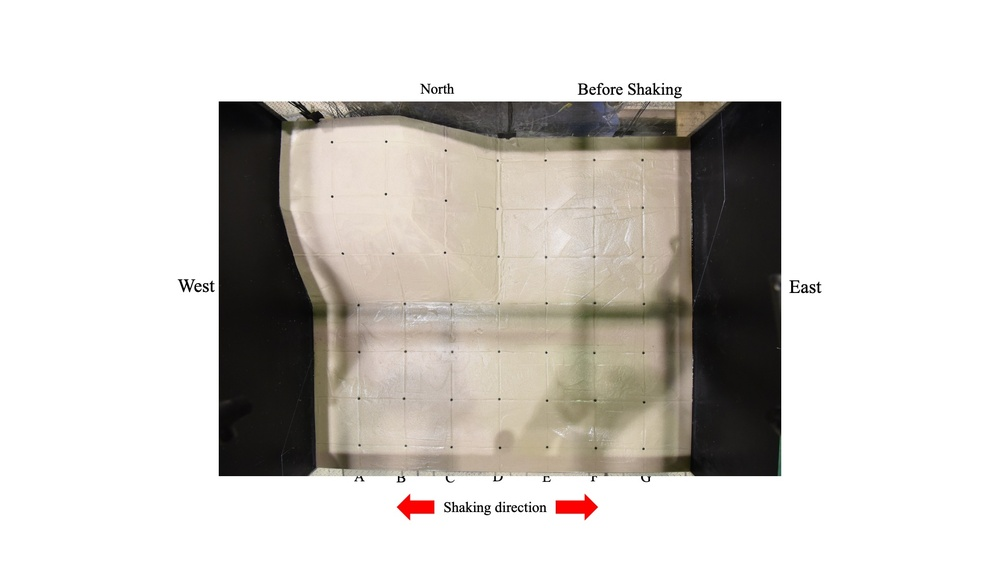
#> input picture prevent_data_leakage/case3/gan_train_input/case6_before_actual(1).jpg, 1000 x 562 px, shrunk from 1920 x 1080 before the run
$ python -i measure_marker_px.py   (imports and definitions only)
#> lines starting #> are read from the running program, lines starting #| are printed output that depends on the picture; after the words box and inside, x2 and y2 are one past the last pixel; in counts of white or black regions, pixels touching at a corner belong together
#!/usr/bin/env python3
import argparse, glob
from pathlib import Path
import cv2
import numpy as np

def detect(gray, dp=1.2, minDist=12, param1=100, param2=25, minRadius=3, maxRadius=60):
    cs = cv2.HoughCircles(gray, cv2.HOUGH_GRADIENT, dp=dp, minDist=minDist,
                          param1=param1, param2=param2,
                          minRadius=minRadius, maxRadius=maxRadius)
    return [] if cs is None else np.round(cs[0]).astype(int)  # (x,y,r)

def process(img_path, out_dir):
#> called with out_dir = 'out.png'
    img = cv2.imread(img_path, cv2.IMREAD_COLOR)
#> img is the input picture: shape (562, 1000, 3); mean B, G, R 201, 205.4, 208.8
    if img is None:
        print(f"[WARN] cannot read {img_path}")
        return []
    H, W = img.shape[:2]
#> H = 562; W = 1000
    gray = cv2.cvtColor(img, cv2.COLOR_BGR2GRAY)
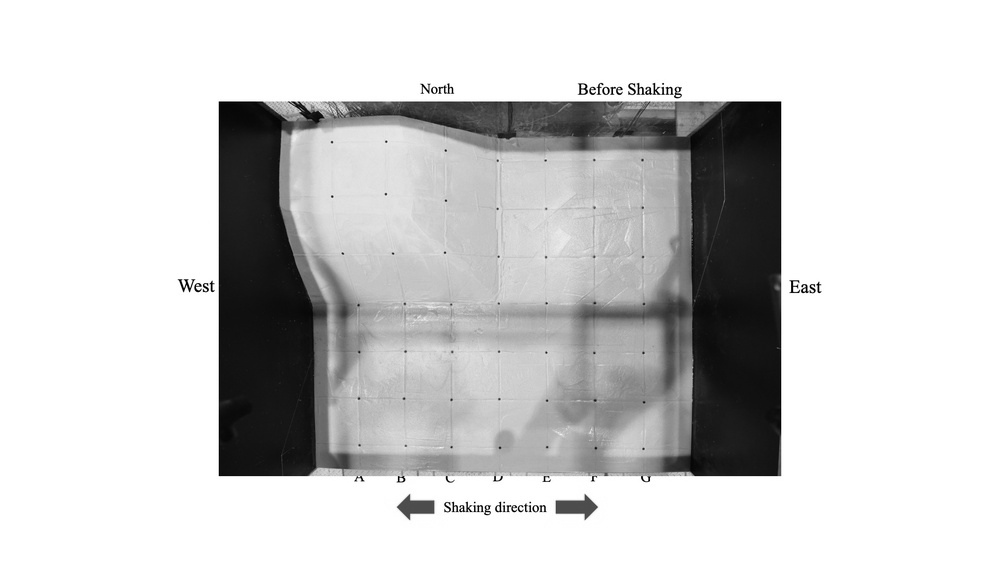
#> gray: shape (562, 1000); min 0, max 255, mean 205.9
    gray = cv2.GaussianBlur(gray, (5,5), 0)

    # try a few thresholds to get circles
    circles = []
    for p2 in (25, 22, 20, 18):
        circles = detect(gray, dp=1.2, minDist=12, param1=100, param2=p2, minRadius=3, maxRadius=60)
        if len(circles) > 0:
            break

    if len(circles) == 0:
        print(f"[INFO] no circles found in {img_path}")
        return []

    # save an overlay for sanity check
    vis = img.copy()
    for (x,y,r) in circles[:200]:
        cv2.circle(vis, (x,y), r, (0,255,0), 2)
        cv2.circle(vis, (x,y), 2, (0,0,255), 2)
#> this loop made 14 passes
#> (x, y, r) on passes 1 to 12: (655, 123, 37), (285, 305, 59), (616, 103, 22), (649, 101, 15), (583, 125, 25), (629, 103, 18), (665, 103, 16), (434, 88, 13), (632, 119, 16), (631, 131, 24), (616, 115, 14), (616, 85, 17)
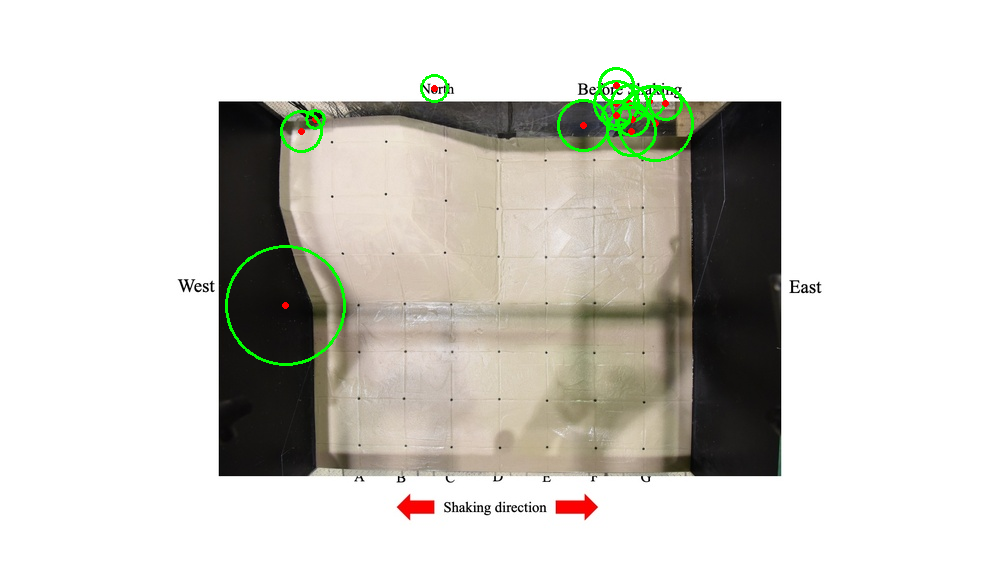
#> vis: shape (562, 1000, 3); 0.96% of pixels changed, all inside (x1, y1, x2, y2) = (225, 67, 694, 366)
#> (the run stopped early here; a loop or call above may not have finished)

$ run again, on prevent_data_leakage/case3/images/train/synth_00002.jpg
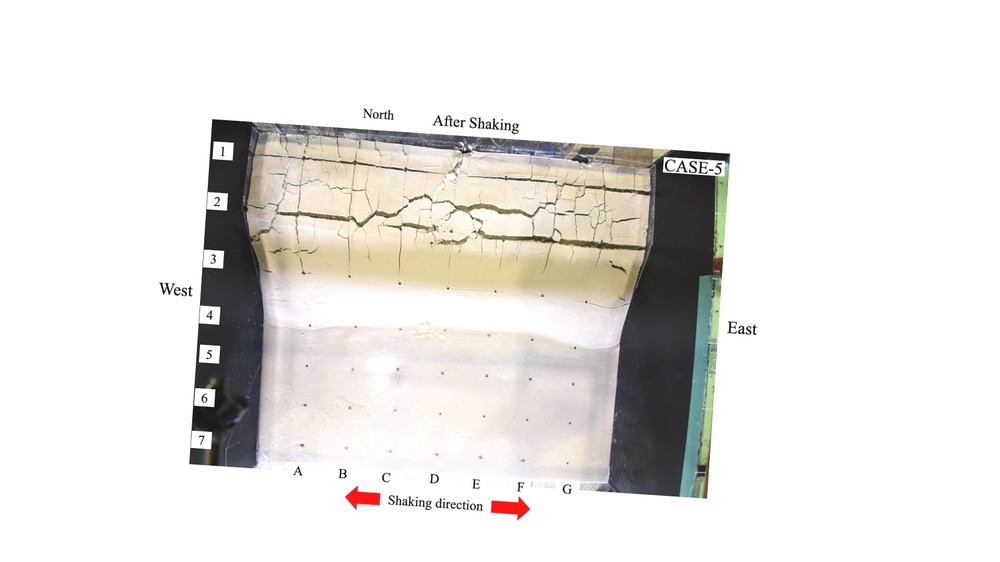
#> input picture prevent_data_leakage/case3/images/train/synth_00002.jpg, 1000 x 562 px, shrunk from 1920 x 1080 before the run
#> in process, img is the input picture: shape (562, 1000, 3); mean B, G, R 226.5, 229.2, 231.2
#> in process, `gray = cv2.cvtColor(img, cv2.COLOR_BGR2GRAY)`:
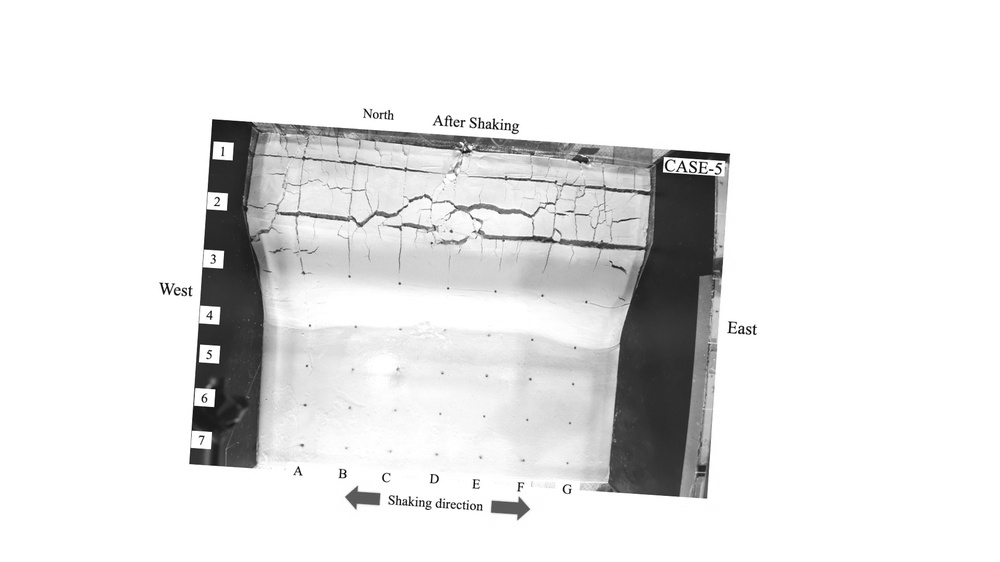
#> gray: shape (562, 1000); min 0, max 255, mean 229.5
#> the loop in process, `for (x,y,r) in circles[:200]:` made 151 passes
#> (x, y, r) on passes 1 to 3: (503, 189, 51), (308, 191, 59), (298, 177, 53)
#> after the loop in process, `for (x,y,r) in circles[:200]:`:
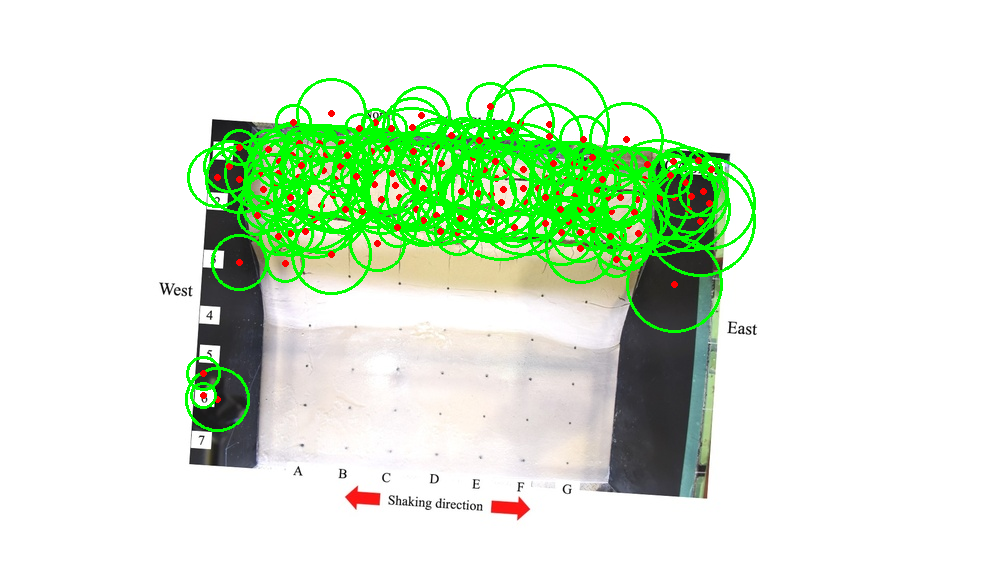
#> vis: shape (562, 1000, 3); 9.37% of pixels changed, all inside (x1, y1, x2, y2) = (185, 64, 756, 432)
